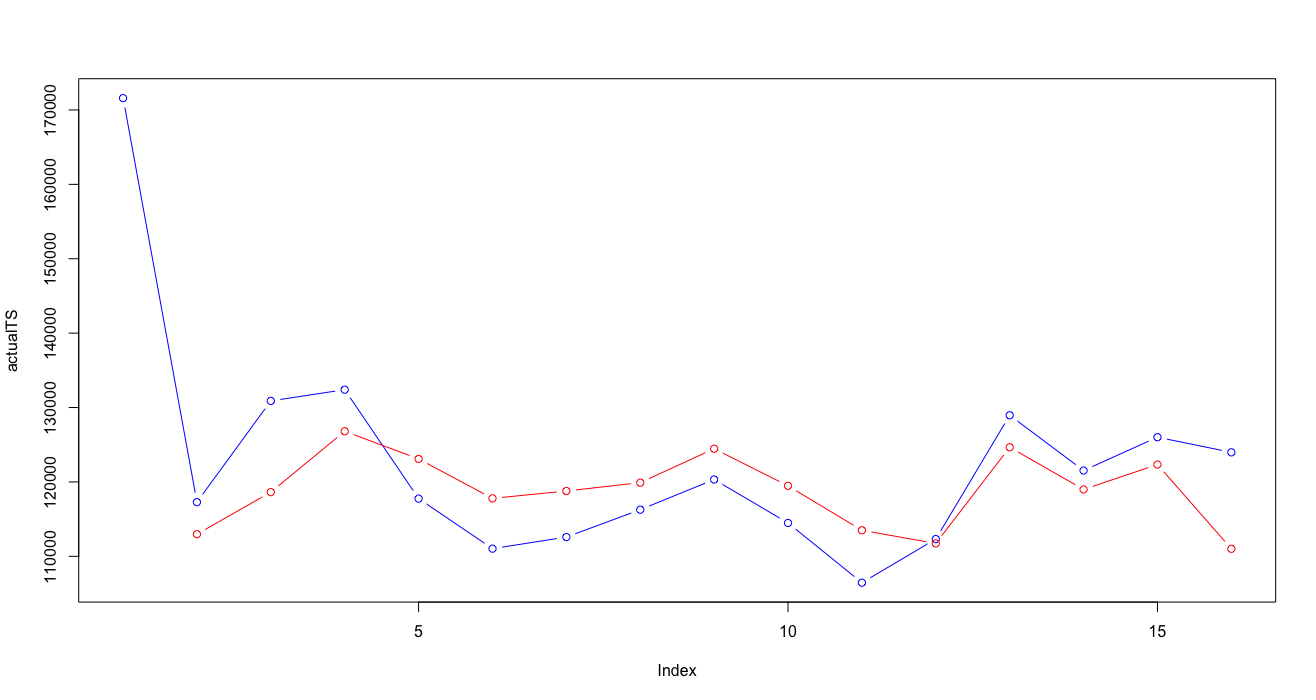

Write R code to recreate this figure.
# par(mfrow = c(1, 1))
# due possibilità
# quell'ente per questo reparto nel 2017 a che cluster assomoglia?
# dovresti porendere tutti i cluster che ho, tagliare le 52 colonne a 17, calcolo il prototipo (media, centroidi calcolati sui 17) quale centroide è più simile al 2017?
# confornto i prototype con distanza coseno
# prendo i prototipi dei cluster, calcolo la distanza coseno 

require(zoo)



shift <- function(x, n, invert=FALSE, default=NA){
  stopifnot(length(x)>=n)
  if(n==0){
    return(x)
  }
  n <- ifelse(invert, n*(-1), n)
  if(n<0){
    n <- abs(n)
    forward=FALSE
  }else{
    forward=TRUE
  }
  if(forward){
    return(c(rep(default, n), x[seq_len(length(x)-n)]))
  }
  if(!forward){
    return(c(x[seq_len(length(x)-n)+n], rep(default, n)))
  }
}


clusterVector2017 <- c()
for (deptSelected in deptNumbersSecond) {
  
  
  tempDept <-
    appoggioDepts[(as.numeric(as.character(clusterDataframe$REPARTO)) == deptSelected),]
  
  reversedStoreOrderedByWeek2017 <- t(storeOrderedByWeek[which(storeOrderedByWeek$REPARTO==deptSelected & storeOrderedByWeek$ANNONO== 2017),])
  reversedStoreForCluster2017 <- reversedStoreOrderedByWeek2017
  
  for(storeNo in storesNumbersSecond){
    #print((match(storeNo,storesNumbersSecond)))
    reversedStoreForCluster2017<- rbind(reversedStoreForCluster2017 , reversedStoreOrderedByWeek2017[(3+(match(storeNo,storesNumbersSecond))),])
    
  }
  clusterVectorForGraph <- c()
  clusterCentroids <- data.frame()
  clusterMedoids <- data.frame()
  
  
  # 
  clusterVectorForGraph<- append(clusterVectorForGraph, listAllDeptYear[[match(deptSelected, deptNumbersSecond)]][[5]][[match(deptSelected, deptNumbersSecond)]])
  
  # clusterCentroids<- rbind(clusterCentroids, listYears[[match(yearSelected, yearList2)]][[match(deptSelected, deptNumbersSecond)]][[1]][[match(deptSelected, deptNumbersSecond)]]$prototypes)
  
  
  clusterNo<- unique(clusterVectorForGraph)
  clusterNo <- sort(clusterNo, decreasing = FALSE)
  
  clusterCentroids <- unname(clusterCentroids)
  clusterMedoids <- unname(clusterMedoids)
  
  
  
  # 
  # print(match(deptSelected, deptNumbersSecond))
  # print(max(clusterNo))
  # print(listAllDeptYear[[match(deptSelected, deptNumbersSecond)]][[1]][[max(clusterNo)]]$prototypes)
  
  for(clst in clusterNo){
    clusterMedoids <- rbind(clusterMedoids, (colMeans(appoggioDepts[which(as.numeric(as.character(appoggioDepts$REPARTO)) == as.numeric(deptSelected) & as.numeric(as.character(appoggioDepts$clusterVector)) == as.numeric(clst)),5:ncol(appoggioDepts)])))
  }
  
  
  clusterCentroids<- rbind(clusterCentroids, unname(listAllDeptYear[[match(deptSelected, deptNumbersSecond)]][[1]][[max(clusterNo)]]$prototypes ))
  
  names(clusterMedoids)<- names(clusterCentroids)
  
  clusterMedoids <- clusterMedoids[,0:ncol(reversedStoreForCluster2017)]
  
  clusterCentroids <- clusterCentroids[,0:ncol(reversedStoreForCluster2017)]
  
  names(reversedStoreForCluster2017) <- names(clusterCentroids) 
  
  reversedStoreForCluster2017 <- unname(reversedStoreForCluster2017)
  reversedStoreForCluster2017 <- reversedStoreForCluster2017[(nrow(reversedStoreOrderedByWeek2017)+1):nrow(reversedStoreForCluster2017),]
  # reversedStoreForCluster2017 <- rbind (reversedStoreForCluster2017,clusterCentroids)
  reversedStoreForCluster2017 <- rbind (reversedStoreForCluster2017,clusterMedoids)
  reversedStoreForCluster2017 <- as.matrix(reversedStoreForCluster2017)
  
  
  
  cosineDistanceMatrix2017 <- matrix(nrow=nrow(reversedStoreForCluster2017),ncol=nrow(reversedStoreForCluster2017))
  
  for (x in 1:(nrow(reversedStoreForCluster2017)-max(clusterNo))){
    
    for(y in 7: nrow(reversedStoreForCluster2017)){
      
      cosineDistanceMatrix2017[x ,y ] <- (1 - ( (reversedStoreForCluster2017[x,] %*% reversedStoreForCluster2017[y,]) /
                                                  (sqrt((reversedStoreForCluster2017[x,]%*%reversedStoreForCluster2017[x,]) * (reversedStoreForCluster2017[y,]%*%reversedStoreForCluster2017[y,]) ))))
      
    }
  }
  
  cosineDistanceMatrix2017 <- na.omit(cosineDistanceMatrix2017[,colSums(is.na(cosineDistanceMatrix2017))<nrow(cosineDistanceMatrix2017)])
  
  clusterVector2017 <- append(clusterVector2017, c(which.min(cosineDistanceMatrix2017[1,]) , which.min(cosineDistanceMatrix2017[2,]) , which.min(cosineDistanceMatrix2017[3,]) , which.min(cosineDistanceMatrix2017[4,]) , which.min(cosineDistanceMatrix2017[5,]) , which.min(cosineDistanceMatrix2017[6,]) ))
  print(clusterVector2017)
  
}




clusterDataframe2017 <- as.data.frame( selectedStoreDeptAggregated$REPARTO)
clusterDataframe2017 <- cbind(clusterDataframe2017,selectedStoreDeptAggregated$ENTE)
clusterDataframe2017 <- cbind(clusterDataframe2017,selectedStoreDeptAggregated$ANNONO)



clusterDataframe2017 <- unique(clusterDataframe2017)


colnames(clusterDataframe2017) <- c("REPARTO","ENTE","ANNONO")



clusterDataframe2017 <- clusterDataframe2017[clusterDataframe2017$ANNONO == as.numeric("2017"), ]

clusterDataframe2017 <- (clusterDataframe2017[with(clusterDataframe2017, order(REPARTO, ANNONO , ENTE)), ])


clusterDataframeAllin <- rbind(clusterDataframe,clusterDataframe2017)
clusterDataframeAllin <- (clusterDataframeAllin[with(clusterDataframeAllin, order(REPARTO, ANNONO , ENTE)), ])






# clusterDepts <- selectedStoreDeptAggregated[which( (as.numeric(as.character(selectedStoreDeptAggregated$REPARTO)) %in% deptNumbersSecond)),]
# clusterDepts <- clusterDepts [which( (selectedStoreDeptAggregated$ANNONO %in% yearList2)),]
# 
# clusterDepts <- clusterDepts[!duplicated(clusterDepts[,c('REPARTO','ENTE','ANNONO')]),c('REPARTO','ENTE','ANNONO')]
clusterDepts2017 <- cbind(clusterDataframe2017, clusterVector2017)



colnames(clusterDepts2017) <- c("REPARTO","ENTE","ANNONO","clusterVector")
clusterDeptsAllin <- rbind(clusterDepts,clusterDepts2017)

View(clusterDeptsAllin)

appoggioDepts2017 <- data.frame()



for(repartoCurrent in unique(clusterDeptsAllin$REPARTO)){
  
  for(enteCurrent in storesNumbersSecond){
    
    for(annoCurrent in unique(clusterDeptsAllin$ANNONO)){   
      
      appoggioDepts2017 <- rbind.fill(appoggioDepts2017, cbind(clusterDeptsAllin[which( as.numeric(as.character(clusterDeptsAllin$REPARTO)) == as.numeric(repartoCurrent) & as.numeric(as.character(clusterDeptsAllin$ANNONO)) == as.numeric(annoCurrent) & as.numeric(as.character(clusterDeptsAllin$ENTE)) == as.numeric(enteCurrent)   ),
                                                                                 ],
                                                               t(storeOrderedByWeek[which( as.numeric(storeOrderedByWeek$REPARTO) == as.numeric(repartoCurrent) & as.numeric(storeOrderedByWeek$ANNONO) == as.numeric(annoCurrent) ) ,
                                                                                    (match(enteCurrent,storesNumbersSecond) +3)])) )
      
    }
    
  }
  
  
  
}

clusterCurrent <- 1
deptSelected <- 4

# View(appoggioDepts2017)
appoggioDepts2017 <- (appoggioDepts2017[with(appoggioDepts2017, order(REPARTO, ANNONO , ENTE)), ])
# appoggioDepts2017 <- appoggioDepts2017[,0:22]


assa <-t(appoggioDepts2017[which(as.numeric(as.character(appoggioDepts2017$REPARTO)) == as.numeric(deptSelected) &
                                   as.numeric(as.character(appoggioDepts2017$clusterVector)) == as.numeric(clusterCurrent)),5:ncol(appoggioDepts2017)])


predictData2 <- data.frame()
for(colAssa in c(1:6)){
  
  predictData2<- rbind(predictData2, na.omit(cbind( as.matrix(assa[,colAssa]), shift (as.matrix(assa[,colAssa]) ,-1),shift (as.matrix(assa[,colAssa]) ,-2))) )
}
colnames(predictData2) <- c("nolag","lag1","lag2")
testSet <- na.omit(data.frame(na.omit(assa[,7]), shift(na.omit(assa[,7]), -1 ), shift(na.omit(assa[,7]), -2 )))
# testSet <- rbind(testSet, na.omit(assa[,7]))
colnames(testSet) <- c("nolag","lag1","lag2")
predictFrame <- (c (as.vector(as.matrix(assa[,(1:6)])) , na.omit(as.vector(as.matrix(assa[,7])))))
predictInput <- cbind(shift(predictFrame,-1),shift(predictFrame,-2),predictFrame)
predictData <- predictInput[complete.cases(predictInput),]
colnames(predictData2) <- c("nolag","lag1","lag2")

# trainIndex <- 1:(nrow(predictData2))
training <- predictData2
rownames(training) <- NULL
#fine creazione del training set

#inizio creazione del test set
# test <- as.data.frame(predictData[-trainIndex,])
test <- testSet
rownames(test) <- NULL
#fine creazione del test set

bootControl <- trainControl(number=15)    #definisce il comportamento di apprendimento (k-folds cross validation?)
preProc <- c("center","scale")                #imposta i parametri per il preprocessing
set.seed(2)                                #setta uno scenario casuale
indexTrn <- ncol(training)                    # ???

#creazione del modello di apprendimento
#
svmFit <- train(training[,-1], training[,1], method="svmRadial", tuneLength=15, trnControl=bootControl)
# svmFit <- train(training[,-indexTrn],training[,indexTrn],method="svmRadial",tuneLength=15, trnControl=bootControl,preProcess = preProc ) 
svmBest <-svmFit$finalModel    #modello migliore trovato con i parametri forniti
predsvm <- predict(svmBest, test[,-1])
actualTS <- test[,1]
predictedTS <- predsvm

rmse( actual=actualTS[3:16], predicted=predictedTS[2:15] )
mae(actual=actualTS[3:16], predicted=predictedTS[2:15] )

cbind(actualTS,predictedTS)
par(mfrow = c(1, 1))
plot(actualTS,type="b",col="blue", ylim=c(min(actualTS,predictedTS),max(actualTS,predictedTS)))
lines(shift(predictedTS,1),type="b",col="red")


# trainingInput <- data.frame()
# for(colNumber in 1:ncol(assa)){
#   trainingInput <-rbind(trainingInput,cbind(assa[,colNumber],lagpad(assa[,colNumber],1),lagpad(assa[,colNumber],2)))
# }
# 
# cbind(assa[,1],lagpad(assa[,1],1),lagpad(assa[,1],2))
# 
# 
# for (deptSelected in deptNumbersSecond) {
#   clusterList <- unique(appoggioDepts2017[which(as.numeric(as.character(appoggioDepts2017$REPARTO)) == as.numeric(deptSelected)),]$clusterVector)
#   for(clusterCurrent in clusterList){
#     
#     t(appoggioDepts2017[which(as.numeric(as.character(appoggioDepts2017$REPARTO)) == as.numeric(deptSelected) &
#                                 as.numeric(as.character(appoggioDepts2017$clusterVector)) == as.numeric(clusterCurrent)),5:ncol(appoggioDepts2017)])
#   }
#   
#   
# }
# 
# MS.MIInput=merge(lag(MS.MIcut.z,1),lag(MS.MIcut.z,2),lag(MS.MIcut.z,3),lag(MS.MIcut.z,4),lag(MS.MIcut.z,5),lag(MS.MI.z,6),all=FALSE)
# 
# MS.MIData=merge(MS.MIInput,MS.MIcut.z,all=FALSE)
# MS.MIData=na.omit(MS.MIData)
# colnames(MS.MIData)=c("lag1","lag2","lag3","lag4","lag5","lag6","TARGET")
# #fine creazione
# 
# #inizio creazione del training set
# trainIndex=1:(nrow(MS.MIData)*0.75)
# training=as.data.frame(MS.MIData[trainIndex])
# rownames(training)=NULL
# #fine creazione del training set
# 
# #inizio creazione del test set
# test=as.data.frame(MS.MIData[-trainIndex])
# rownames(test)=NULL
# #fine creazione del test set
# 
# bootControl=trainControl(number=100)    #definisce il comportamento di apprendimento (k-folds cross validation?)
# preProc=c("center","scale")                #imposta i parametri per il preprocessing
# set.seed(2)                                #setta uno scenario casuale
# indexTrn=ncol(training)                    # ???
# 
# 
# 
